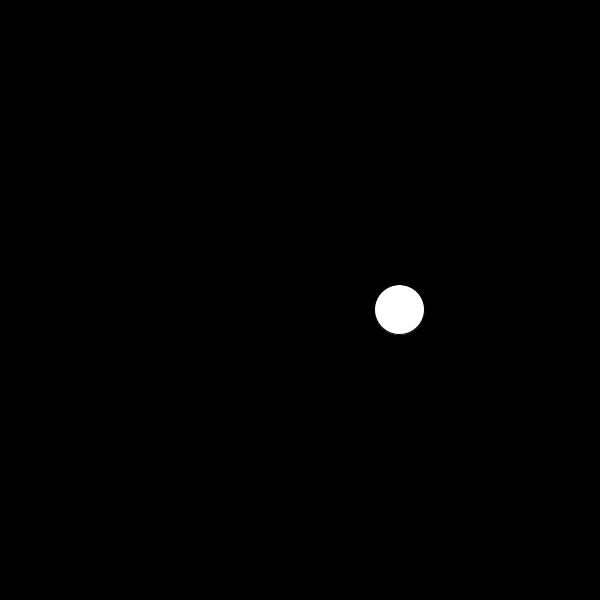
Frame 1 (no input)
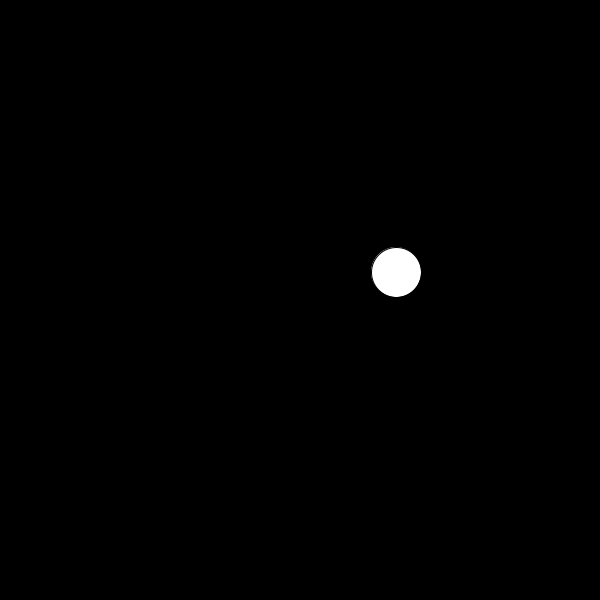
Frame 60 (the mouse pressed at the canvas centre just before this capture)
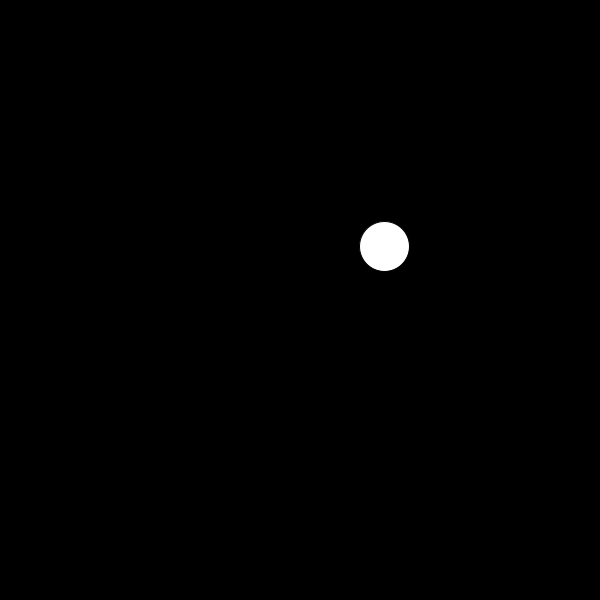
Frame 120 (the mouse held since frame 60 and released just before this capture)

The Processing sketch that drew these frames (run headless with seeded random() and noise(); from frame 60 on, the mouse is pressed at the canvas centre):

// Processing sketch: week10_waveAndOrbit
// ── week10_waveAndOrbit.pde
//when you're trying to get an orbit, use x as cosine and y as sine
//if you're trying to go between negative and positive values, use cos and sin

PVector position;
float theta = 0;
int orbitSize = 100;
int radius = 50;
int yIncrement = 5;

void setup() {
  background(0);
  size(600, 600);
  position = new PVector(width/2, 0);
}

void draw() {
  background(0);
  theta +=.1;
  //OR theta = frameCount;

  //MOVE IN AN ORBIT:
  position.x = width/2 + orbitSize*cos(theta);
  position.y = height/2 + orbitSize*sin(theta);

  //WAVE MOVEMENT LEFT TO RIGHT:
  //position.x ++;
  //position.y = height/2 + orbitSize*sin(theta);

  ////WAVE MOVEMENT TOP TO BOTTOM:
  //position.x = width/2 + orbitSize*cos(theta);
  //position.y ++;
  
  //MAKE IT COME BACK TO THE TOP IF IT GOES PAST (WITH TOP TO BOTTOM)
  //if (position.y >= height){
  //  position.y = 0;
  //}
  
  //MAKE IT BOUNCE UP ONCE IT REACHES THE BOTTOM (WITH TOP TO BOTTOM)
  //position.y += yIncrement;
  //if ( position.y >= height-(radius/2)){
  //  yIncrement = -5;
  //}
  
  //if ( position.y <= radius/2){
  // yIncrement = 5; 
  //}

  ellipse(position.x, position.y, 50, 50);
}
